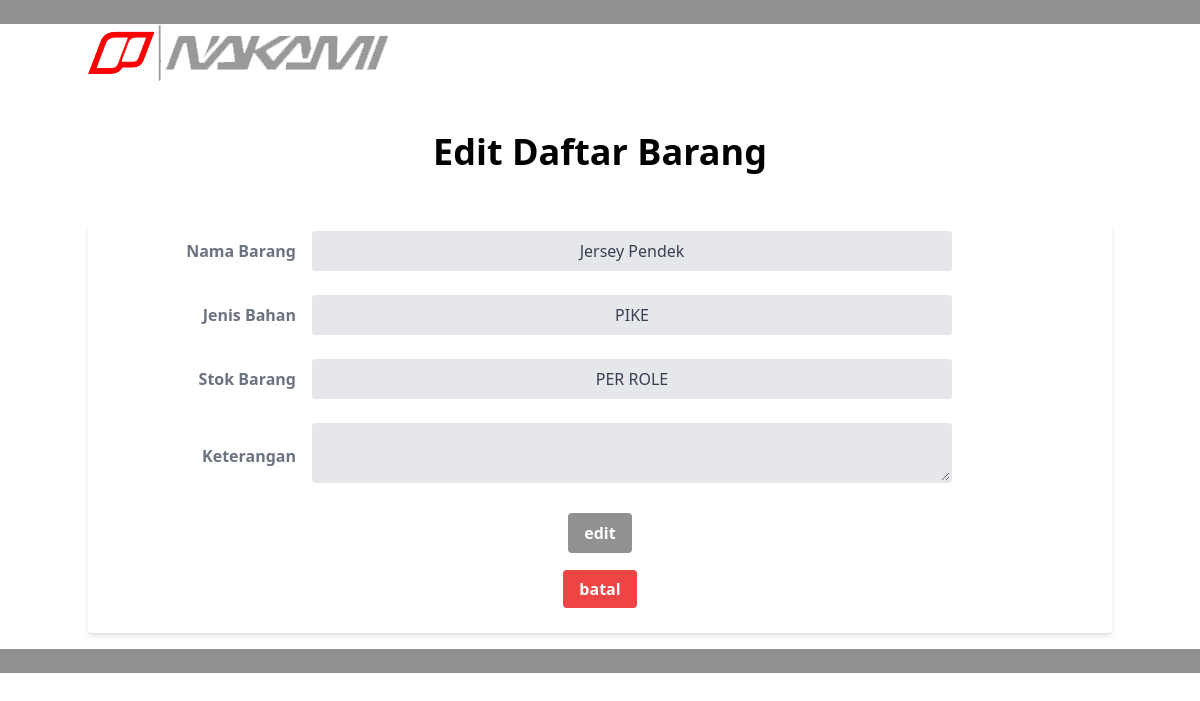
The app's page /index.php/Admin/edit_daftar_barang/1 with its own data.
### tables this page shows
create table daftar_barang(
		id int not null primary key auto_increment,
		nama_barang varchar(100) not null,
		jenis_bahan varchar(100) not null,
		stok_barang varchar(100) not null,
		keterangan text
		);

### application/controllers/Admin.php (called while the page is built, shortened)
<?php
class Admin extends CI_Controller {
    public function edit_daftar_barang($id){
    	$data['judul']='Edit Daftar Barang';
		$this->load->view('Admin/form_head',$data);
		$data['daftar_barang']=$this->Naka->daftar_select('daftar_barang',$id)->result();
		$this->load->view('Admin/form_daftar_barang_u',$data);
		$this->load->view('Admin/form_footer');
    }
}

### index.php (called while the page is built, shortened)
<?php
require_once BASEPATH.'core/CodeIgniter.php';

### application/models/Naka.php (called while the page is built, shortened)
<?php
class Naka extends CI_Model {
	function daftar_select($tabel,$id)
	{
		if ($tabel=='daftar_pegawai') {
			$this->db->where('nik',$id);
		}else{
			$this->db->where('id',$id);
		}
		$data = $this->db->get($tabel);
		return($data);
	}
}
?>

### application/views/Admin/form_daftar_barang_u.php (the view)
<?php
	foreach ($daftar_barang as $key) {
		?>
<div class="container mx-auto">
	<img src="<?php echo base_url('Aset/logo-text.png') ?>">
	<center>
		<h2 class="text-4xl font-bold py-[5%]"><?php echo $judul; ?></h2>
		<form class="bg-white shadow-md rounded px-8 pt-2 pb-8 mb-4" action="<?php echo site_url('Admin/update_daftar_barang') ?>" method="post">
		    <div class="md:flex md:items-center mb-6">
			    <div class="md:w-1/5">
			      <label class="block text-gray-500 font-bold md:text-right mb-1 md:mb-0 pr-4" for="inline-full-name">
			        Nama Barang
			      </label>
			    </div>
			    <div class="md:w-2/3">
			      <input class="bg-gray-200 appearance-none border-2 border-gray-200 rounded w-full py-2 px-4 text-gray-700 leading-tight focus:outline-none focus:bg-white focus:border-gray-500" id="inline-full-name" type="text" name="nama_barang" placeholder="Jersey Normal" value="<?php echo $key->nama_barang; ?>">
			    </div>
			  </div>
			  <div class="md:flex md:items-center mb-6">
			    <div class="md:w-1/5">
			      <label class="block text-gray-500 font-bold md:text-right mb-1 md:mb-0 pr-4" for="inline-full-name">
			        Jenis Bahan
			      </label>
			    </div>
			    <div class="md:w-2/3">
			      <input class="bg-gray-200 appearance-none border-2 border-gray-200 rounded w-full py-2 px-4 text-gray-700 leading-tight focus:outline-none focus:bg-white focus:border-gray-500" id="inline-full-name" type="text" name="jenis_bahan" placeholder="LOTTO" value="<?php echo $key->jenis_bahan; ?>">
			    </div>
			  </div>
			  <div class="md:flex md:items-center mb-6">
			    <div class="md:w-1/5">
			      <label class="block text-gray-500 font-bold md:text-right mb-1 md:mb-0 pr-4" for="inline-full-name">
			        Stok Barang
			      </label>
			    </div>
			    <div class="md:w-2/3">
			      <input class="bg-gray-200 appearance-none border-2 border-gray-200 rounded w-full py-2 px-4 text-gray-700 leading-tight focus:outline-none focus:bg-white focus:border-gray-500" id="inline-full-name" type="text" name="stok_barang" value="<?php echo $key->stok_barang; ?>">
			    </div>
			  </div>
			   <div class="md:flex md:items-center mb-6">
			    <div class="md:w-1/5">
			      <label class="block text-gray-500 font-bold md:text-right mb-1 md:mb-0 pr-4" for="inline-full-name">
			        Keterangan
			      </label>
			    </div>
			    <div class="md:w-2/3">
			    	<textarea name="keterangan" class="bg-gray-200 appearance-none border-2 border-gray-200 rounded w-full py-2 px-4 text-gray-700 leading-tight focus:outline-none focus:bg-white focus:border-gray-500"> <?php echo $key->keterangan; ?> </textarea>
			    </div>
			  </div>
		    <div>
		      <input class="bg-[#919191] hover:bg-green-700 text-white font-bold py-2 px-4 rounded focus:outline-none focus:shadow-outline cursor-pointer" type="submit" name="edit" value="edit">
		      <br>
		      <br>
		      <a class="bg-red-500 hover:bg-blue-700 text-white font-bold py-2 px-4 rounded focus:outline-none focus:shadow-outline" href="<?php echo site_url('Admin') ?>">batal</a>
		    </div>
		  </form>
	</center>
</div>
<?php
	}
?>

### application/views/Admin/form_head.php (style rules this page uses)
input { text-align: center; }

### records on screen
daftar_barang: nama_barang "Jersey Pendek", jenis_bahan "PIKE", stok_barang "PER ROLE"
